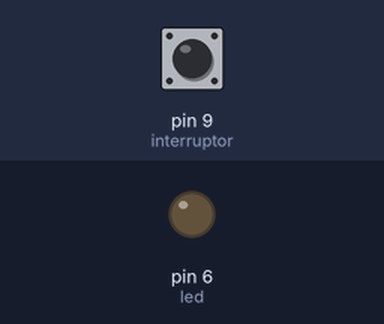
Simulated run of this sketch. Board: Arduino Uno, built with avr-gcc and run on an emulated ATmega328P. Parts: output pins drawn as LEDs (lit = HIGH). The test bench sets the inputs (shaded band); at power-on: pin 9 (interruptor) LOW. What the sketch prints to the serial monitor is not drawn.

Above: at 1.2 s.
1.3 s: pin 9 (interruptor) pulled HIGH for 0.15 s
At 1.4 s:
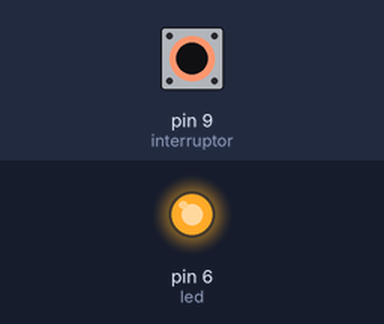
3.0 s: pin 9 (interruptor) pulled HIGH for 3.2 s
At 6.5 s:
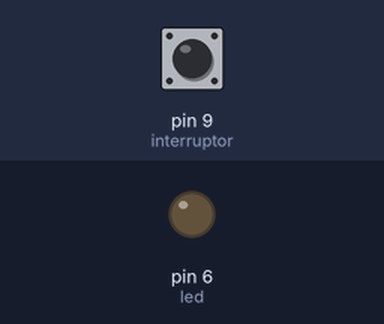
Timing chart, 0 to 8.0 s (numbered marks = the images above; inputs shaded):
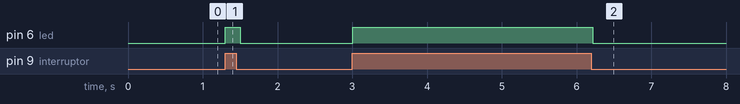

The sketch:

readInputTest.ino
```cpp
int led =6 ;
int interruptor=9;
bool estado;
void setup() {
pinMode(led,OUTPUT);
pinMode(interruptor,INPUT);
Serial.begin(9600);
}

void loop() {
estado=digitalRead(interruptor);
digitalWrite(led,estado);
Serial.print("el estado del boton es:");
Serial.print(estado);
delay(100);
}
```

Measured:
- after the input at 1.3 s, pin 6 (led): LOW → HIGH at once, → LOW 0.20 s later
- after the input at 3.0 s, pin 6 (led): LOW → HIGH at once, → LOW 3.2 s later
